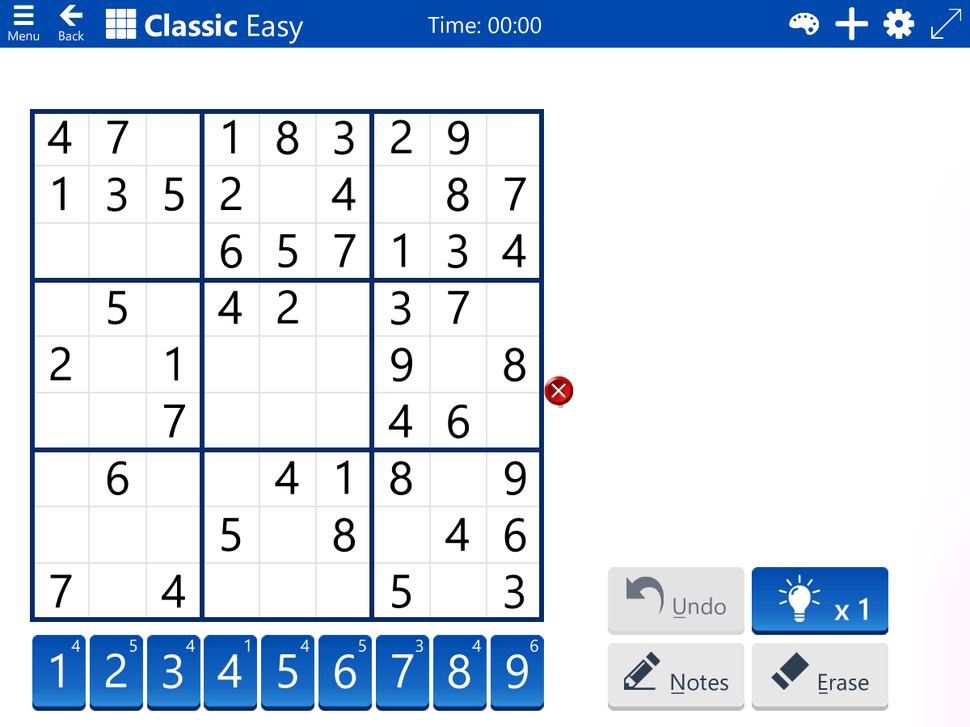
#> input picture Image/sudoku_001.png, 970 x 727 px, shrunk from 1200 x 900 before the run
$ python line.py
#> lines starting #> are read from the running program, lines starting #| are printed output that depends on the picture; after the words box and inside, x2 and y2 are one past the last pixel; in counts of white or black regions, pixels touching at a corner belong together; long printed decimals are rounded
import cv2 as cv
import numpy as np
from numpy import cos, sin, pi

img = cv.imread('../Image/sudoku_001.png')
#> img is the input picture: shape (727, 970, 3); mean B, G, R 235.8, 222.4, 212.7
gray = cv.cvtColor(img, cv.COLOR_BGR2GRAY)
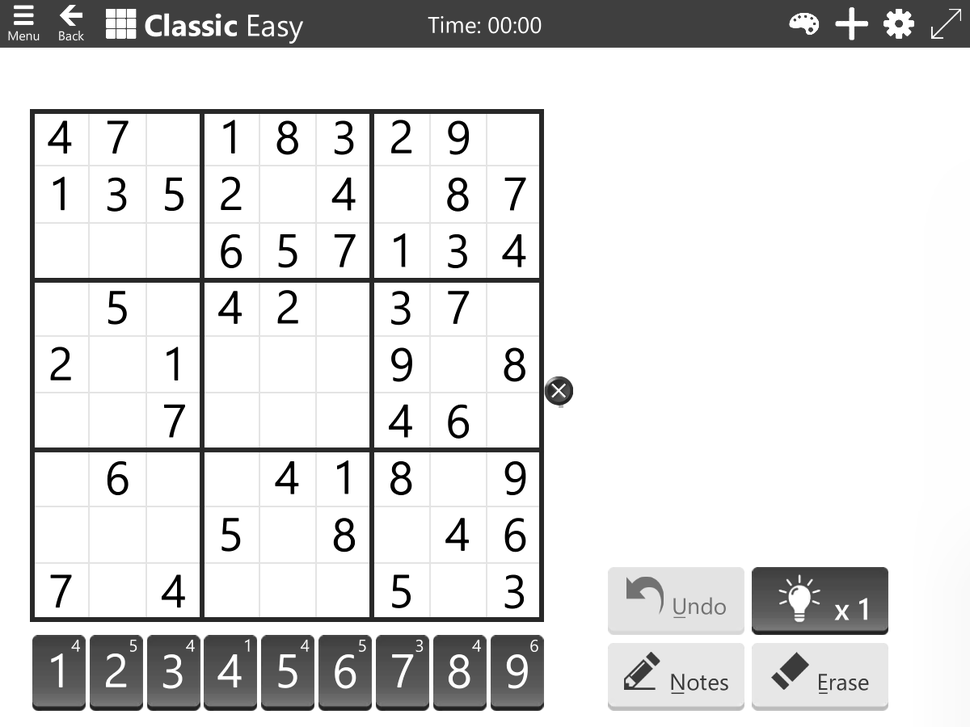
#> gray: shape (727, 970); min 0, max 255, mean 221
ret, binary = cv.threshold(gray, 128, 255, cv.THRESH_BINARY)
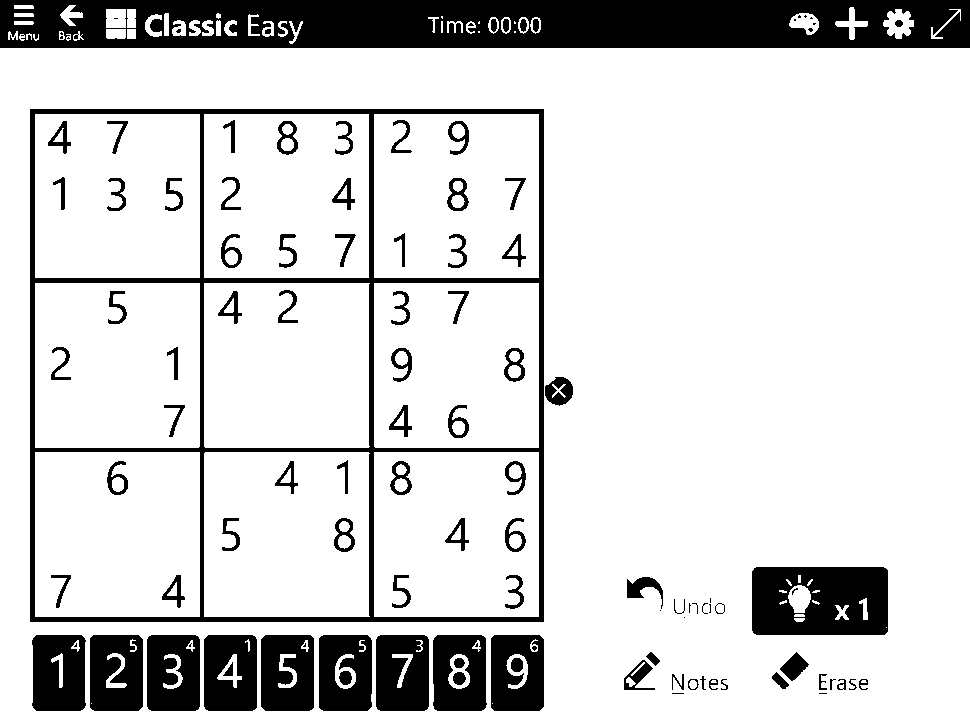
#> binary: shape (727, 970); 83.6% white; 113 black regions (27 under 20 px), largest, box (x1, y1, x2, y2) and area: (0, 0, 970, 48) 41197, (30, 109, 544, 622) 19152, (752, 567, 888, 635) 8300

canny = cv.Canny(cv.bitwise_not(binary), 50, 150)
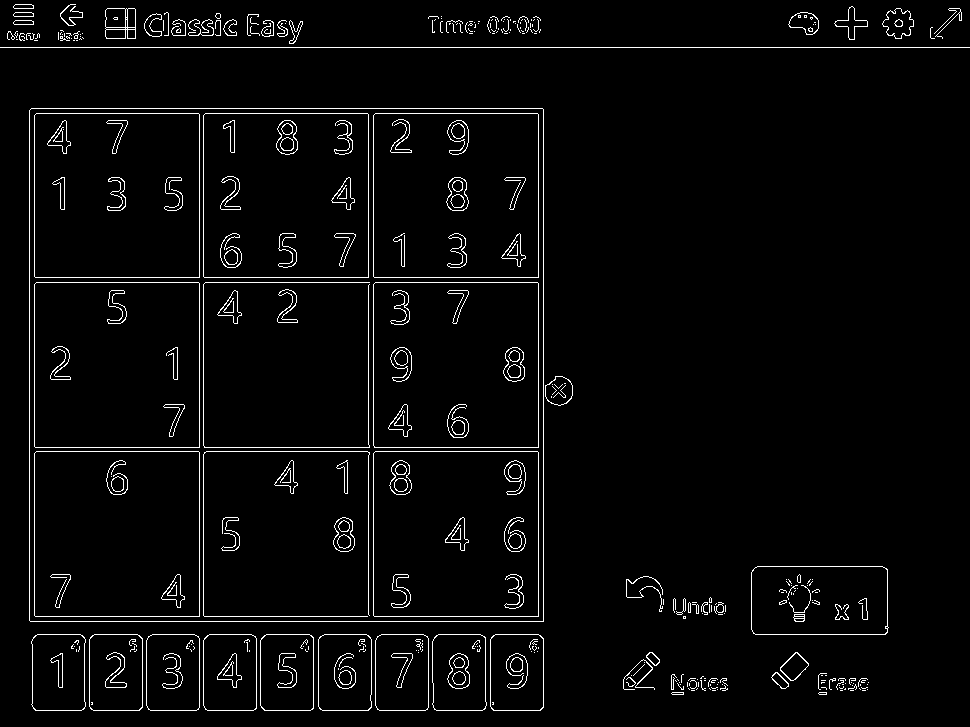
#> canny: shape (727, 970); 3.3% white in thin lines or dots

lines = cv.HoughLines(canny, 0.1, np.pi / 180, 150)
#> lines = 19 rows, first 8: [47, 1.57], [543, 0], [199, 0], [203, 0], [621, 1.57], [634, 1.57], [29, 0], [616, 1.57]
for line in lines:
    rho, theta = line[0]
    if abs(theta - pi / 2) < 0.01 or theta == 0:
        p = (rho * cos(theta), rho * sin(theta))
        pt1 = (int(p[0] - 1000 * sin(theta)), int(p[1] - 1000 * cos(theta)))
        pt2 = (int(p[0] + 1000 * sin(theta)), int(p[1] + 1000 * cos(theta)))
        cv.line(img, pt1, pt2, (255, 0, 255), 2)
        print(rho, theta)
#> this loop made 19 passes
#> (rho, theta, p, pt1, pt2) on passes 1, 5, 6, 8, 10, 11, 13, 15, 16, 18, 19: (47, 1.57, (-2.05e-06, 47), (-1000, 47), (999, 46)), (621, 1.57, (-2.71e-05, 621), (-1000, 621), (999, 620)), (634, 1.57, (-2.77e-05, 634), (-1000, 634), (999, 633)), (616, 1.57, (-2.69e-05, 616), (-1000, 616), (999, 615)), (108, 1.57, (-4.72e-06, 108), (-1000, 108), (999, 107)), (447, 1.57, (-1.95e-05, 447), (-1000, 447), (999, 446)), (277, 1.57, (-1.21e-05, 277), (-1000, 277), (999, 276)), (282, 1.57, (-1.23e-05, 282), (-1000, 282), (999, 281)), (113, 1.57, (-4.94e-06, 113), (-1000, 113), (999, 112)), (451, 1.57, (-1.97e-05, 451), (-1000, 451), (999, 450)), (710, 1.57, (-3.1e-05, 710), (-1000, 710), (999, 709))
#> (rho, theta, pt1, pt2) on passes 2, 3, 4, 7, 9, 12: (543, 0, (543, -1000), (543, 1000)), (199, 0, (199, -1000), (199, 1000)), (203, 0, (203, -1000), (203, 1000)), (29, 0, (29, -1000), (29, 1000)), (538, 0, (538, -1000), (538, 1000)), (34, 0, (34, -1000), (34, 1000))
#| 47.0 1.571
#| 543.0 0.0
#| 199.0 0.0
#| 203.0 0.0
#| 621.0 1.571
#| 634.0 1.571
#| 29.0 0.0
#| 616.0 1.571
#> (further printed lines are left out)
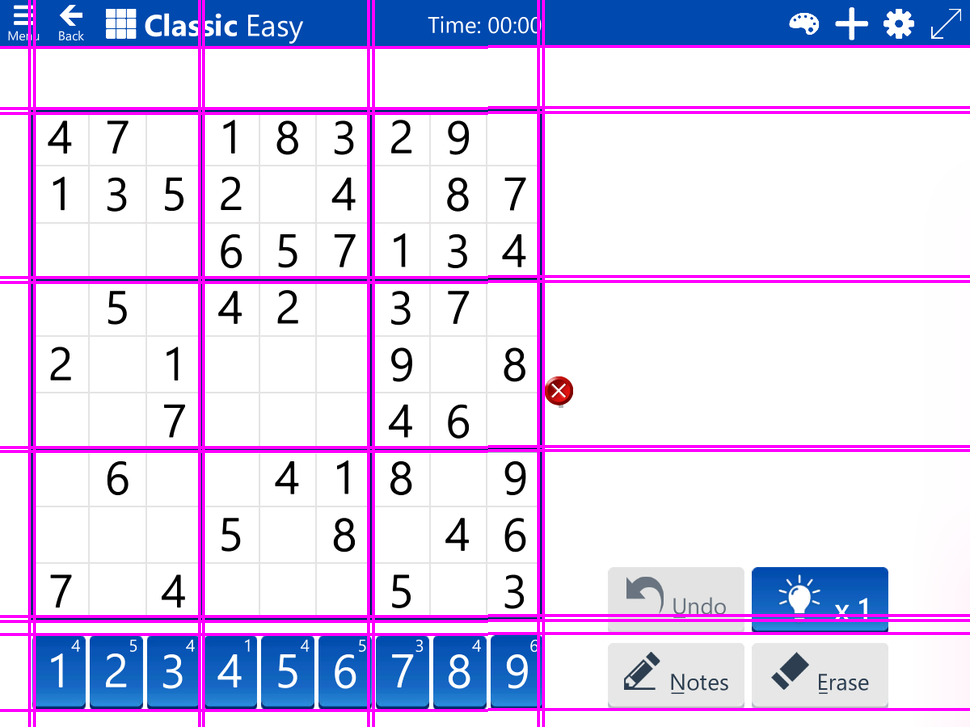
#> img: shape (727, 970, 3); 6.9% of pixels changed, all inside (x1, y1, x2, y2) = (0, 0, 970, 727)

cv.imshow("sudoku", canny)
cv.imshow("binary", binary)
cv.imshow("line", img)
cv.imwrite("../Image/sudoku_001_line.png", img)
key = cv.waitKey()
#> (key q is pressed here)
if key == ord('q'):
    print(key)
#| 113

$ run again, with Image/sudoku_002.png copied over Image/sudoku_001.png
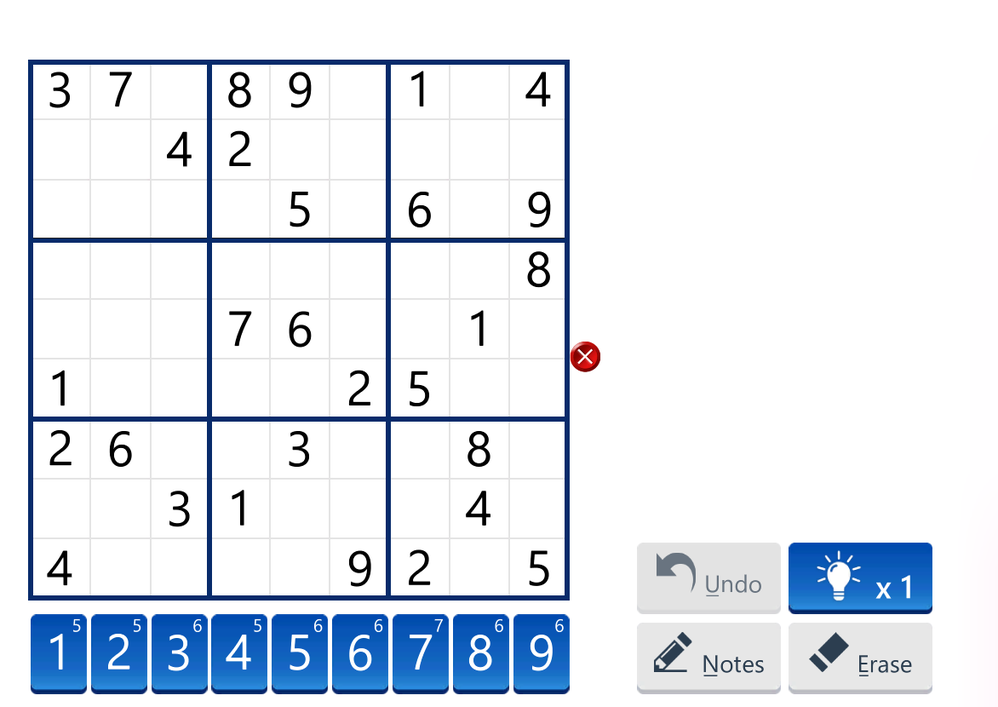
#> input picture Image/sudoku_002.png, 998 x 707 px, shrunk from 1172 x 830 before the run
#> img is the input picture: shape (707, 998, 3); mean B, G, R 240.4, 232.4, 226.3
#> binary: shape (707, 998); 89% white; 74 black regions (8 under 20 px), largest, box (x1, y1, x2, y2) and area: (28, 60, 570, 600) 21243, (789, 543, 932, 614) 9126, (31, 614, 87, 694) 4181
#> `canny = cv.Canny(cv.bitwise_not(binary), 50, 150)`:
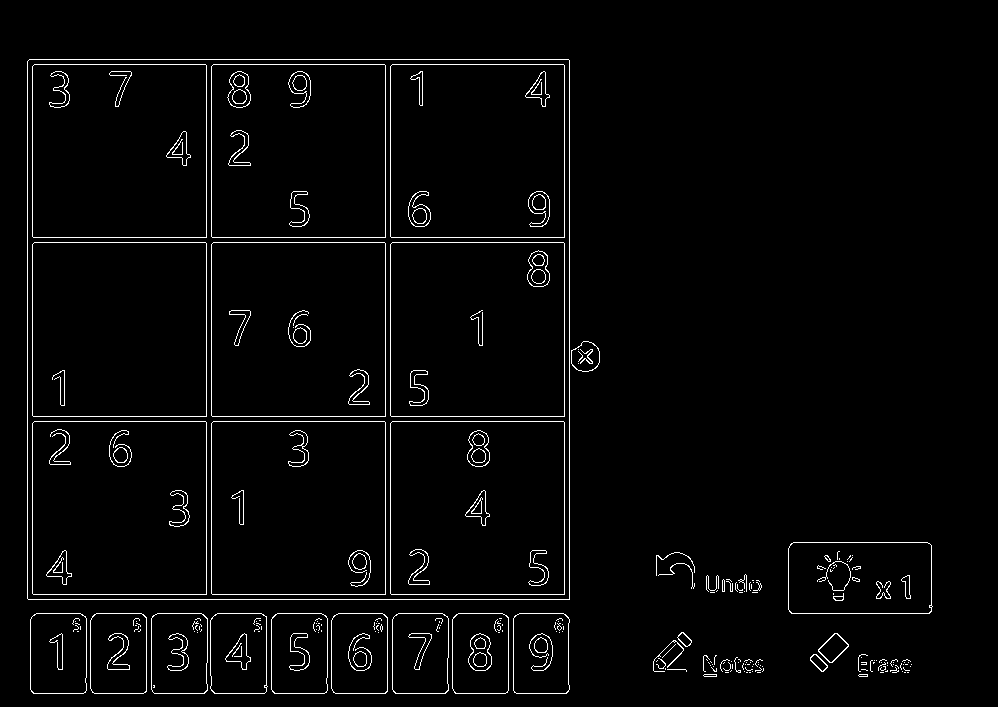
#> canny: shape (707, 998); 2.7% white in thin lines or dots, all inside (x1, y1, x2, y2) = (27, 59, 933, 694)
#> lines = 18 rows, first 8: [569, 0], [599, 1.57], [206, 0], [613, 1.57], [59, 1.57], [27, 0], [594, 1.57], [211, 0]
#> the loop `for line in lines:` made 18 passes
#> (rho, theta, p, pt1, pt2) on passes 2, 4, 5, 7, 11, 12, 14, 15: (599, 1.57, (-2.62e-05, 599), (-1000, 599), (999, 598)), (613, 1.57, (-2.68e-05, 613), (-1000, 613), (999, 612)), (59, 1.57, (-2.58e-06, 59), (-1000, 59), (999, 58)), (594, 1.57, (-2.6e-05, 594), (-1000, 594), (999, 593)), (237, 1.57, (-1.04e-05, 237), (-1000, 237), (999, 236)), (416, 1.57, (-1.82e-05, 416), (-1000, 416), (999, 415)), (64, 1.57, (-2.8e-06, 64), (-1000, 64), (999, 63)), (242, 1.57, (-1.06e-05, 242), (-1000, 242), (999, 241))
#> (printed output is left out)
#> after the loop `for line in lines:`:
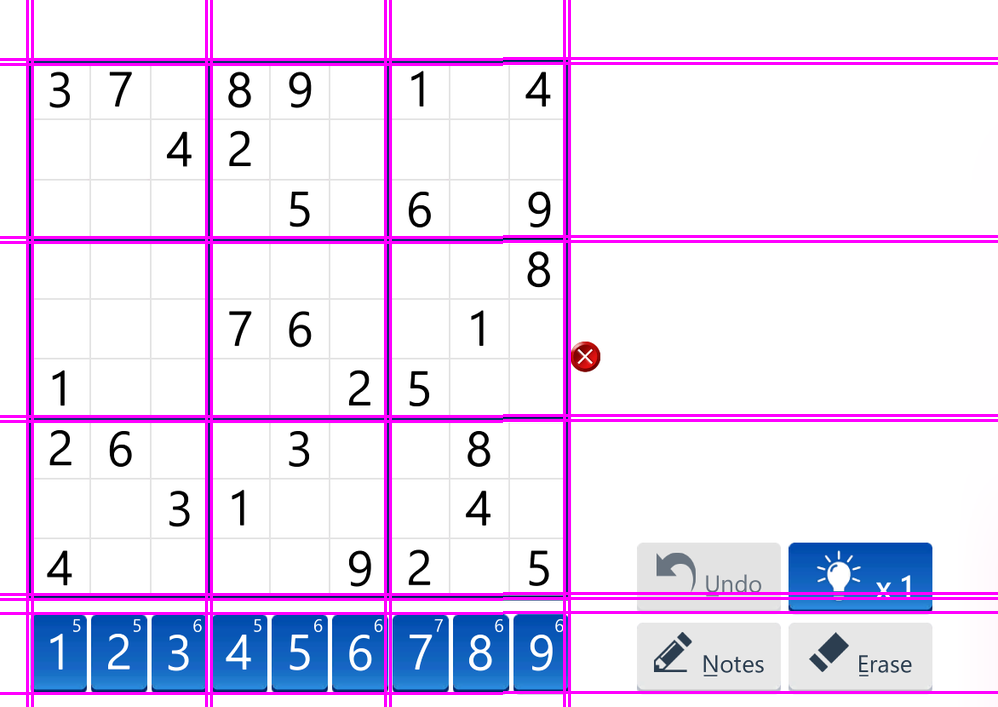
#> img: shape (707, 998, 3); 6.55% of pixels changed, all inside (x1, y1, x2, y2) = (0, 0, 998, 707)
#| 113
